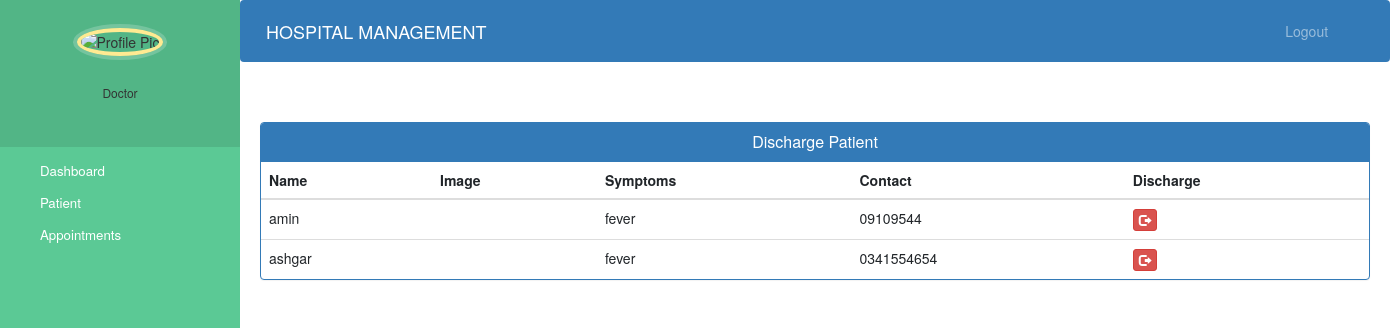
/Django-Hospital/Discharge-patient (signed in), run on an earlier commit of the app's database.
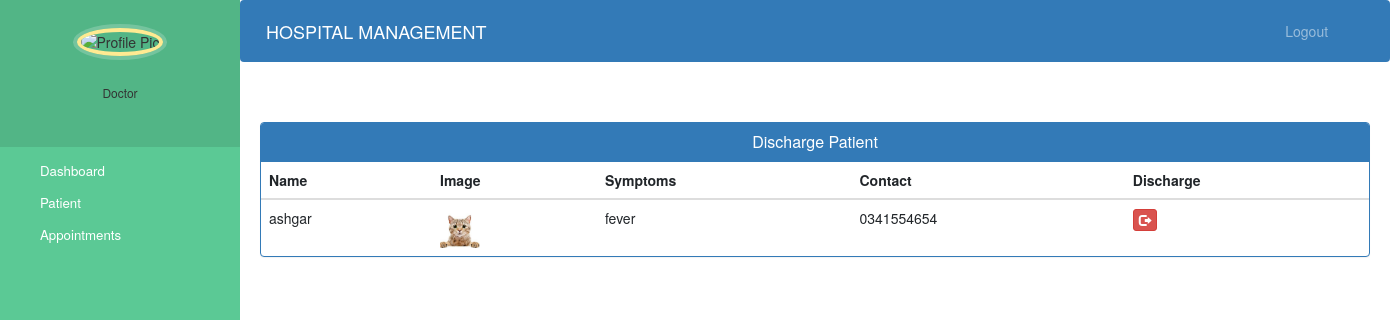
And on a later commit of the database.
### hospital/models.py (models this page shows, shortened)
class PatientModel(models.Model):
    patient_name = models.CharField(max_length=255)
    password = models.CharField(max_length=255, default="")
    email = models.EmailField(default="")
    doctor = models.ForeignKey(
        DoctorModel, on_delete=models.CASCADE, default="", null=True)
    profile_pic = models.ImageField(
        upload_to='upload/Patinet_Profile', null=True, blank=True)
    address = models.CharField(max_length=40)
    mobile = models.CharField(max_length=20, null=False)
    symptoms = models.CharField(max_length=100, null=False)
    is_accepted = models.BooleanField(default=False)
    is_discharged = models.BooleanField(default=False)

### hospital/views.py (the view)
# urls.py: path("Discharge-patient", views.Discharging_patint_view,
def Discharging_patint_view(request):
    loged_doctor_id = request.session.get("loged_Doctor_id")
    doctor = get_object_or_404(DoctorModel, id=loged_doctor_id)
    not_discharged_patinet = PatientModel.objects.filter(
        doctor__Doct_name=doctor.Doct_name, doctor__password=doctor.password, is_discharged=False)
    return render(request, "hospital/doctor_discharge_patient.html", {"patients": not_discharged_patinet})

### hospital/templates/hospital/doctor_discharge_patient.html (shortened to what this page needs)
{% extends 'hospital/doctor_base.html' %}
{% block content %}
<head>
  <link href="//netdna.bootstrapcdn.com/bootstrap/3.0.0/css/bootstrap.min.css" rel="stylesheet" id="bootstrap-css">
</head>
<div class="container">
  <div class="panel panel-primary">
    <div class="panel-heading">
      <h6 class="panel-title">Discharge Patient</h6>
    </div>
    <table class="table table-hover" id="dev-table">
      <thead>
        <tr>
          <th>Name</th>
          <th>Image</th>
          <th>Symptoms</th>
          <th>Contact</th>
          <th>Discharge</th>
        </tr>
      </thead>
      {% for p in patients %}
      <tr>
        <td> {{p.patient_name}}</td>
        <td>{% if p.profile_pic%}
          <img src="{{p.profile_pic.url}}" alt="Profile Pic" height="40px" width="40px" />
          {%endif%}
        </td>
        <td>{{p.symptoms}}</td>
        <td>{{p.mobile}}</td>
        <td><a class="btn btn-danger btn-xs" href="{% url 'discharge_process' p.id  %}"><span
              class="glyphicon glyphicon-log-out"></span></a></td>
      </tr>
      {% endfor %}
    </table>
  </div>
</div>
{% endblock content %}

What changed in the data, as far as the page shows it:
no longer on this page (row edited): PatientModel: patient_name "amin", symptoms "fever", mobile "09109544"
changed PatientModel "ashgar": profile_pic: picture added
